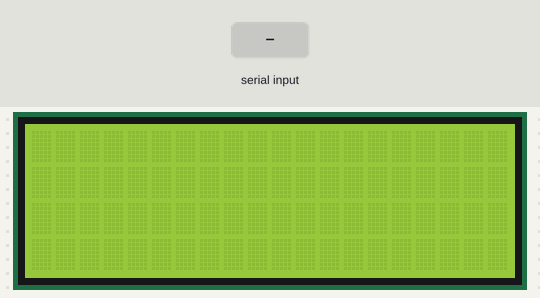
A sketch run on a simulated Arduino Uno, built with avr-gcc and run on an emulated ATmega328P. On the bench: 20×4 character LCD. The test bench sets the inputs (shaded band). What the sketch prints to the serial monitor is not drawn.

Above: at 1.2 s.
1.3 s: "1\n" received over Serial
At 2.4 s:
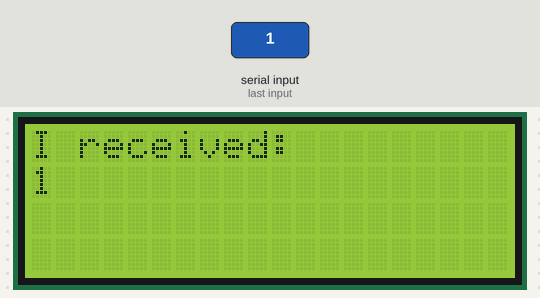
2.8 s: "0\n" received over Serial
At 3.5 s:
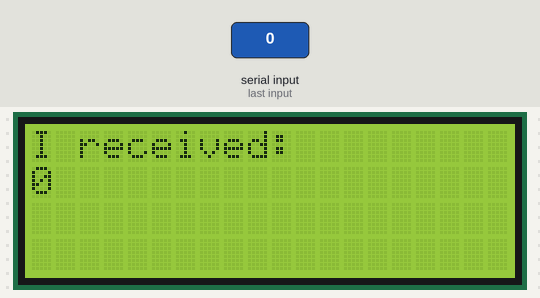
4.3 s: "2\n" received over Serial
Timing chart, 0 to 7.3 s (numbered marks = the images above; inputs shaded):
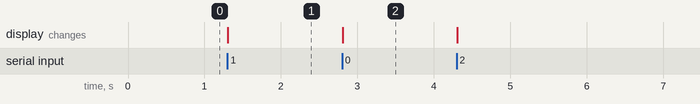

The sketch:

week7ex3.ino
```cpp
#include <LiquidCrystal.h>
const int rs = 37, en = 36, d4 = 35, d5 = 34, d6 = 33, d7 = 32;
LiquidCrystal lcd(rs, en, d4, d5, d6, d7);
String message = "";

void setup() {
  lcd.begin(20, 4);
  Serial.begin(9600);
  Serial.println("Write something to the serial monitor.");
}

void loop() {
  while (Serial.available() > 0) {
    message = Serial.readStringUntil('\n');
    Serial.print("Message received, content: ");
    Serial.println(message);

    // clear the string for new input:
    lcd.clear();
    lcd.setCursor(0, 0);
    lcd.print("I received: ");
    // about the 1324 printing problem of 20*4 LCD ---> https://forum.arduino.cc/t/20x4-lcd-screen-only-prints-to-line-0-and-2/121300/8
    lcd.setCursor(0, 1);
    lcd.print(message);
  }
}
```

Measured:
- after the input at 1.3 s, the display: changes at once (image 1)
- after the input at 2.8 s, the display: changes at once (image 2)
